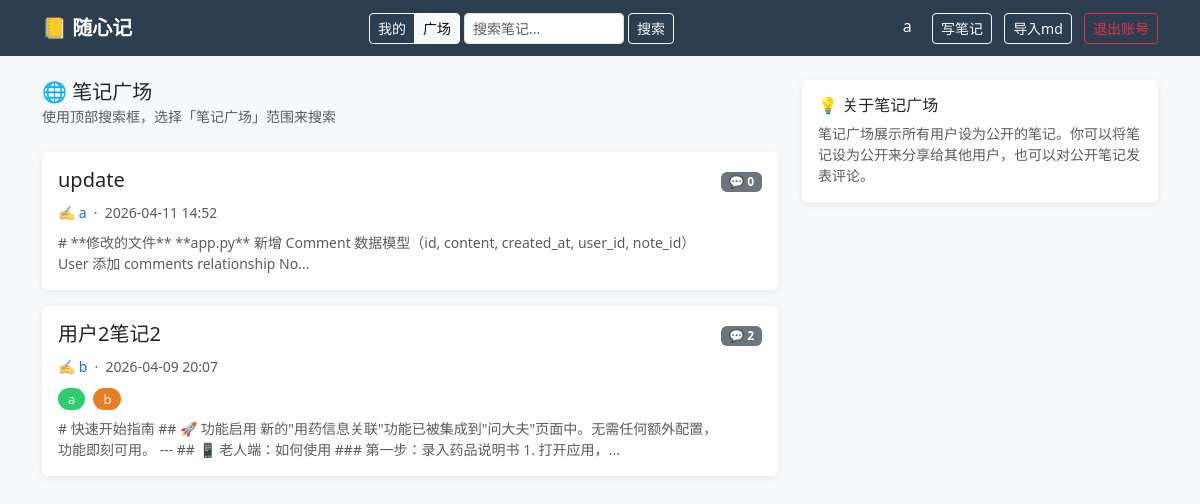
Before: /plaza (signed in) with the older database file.
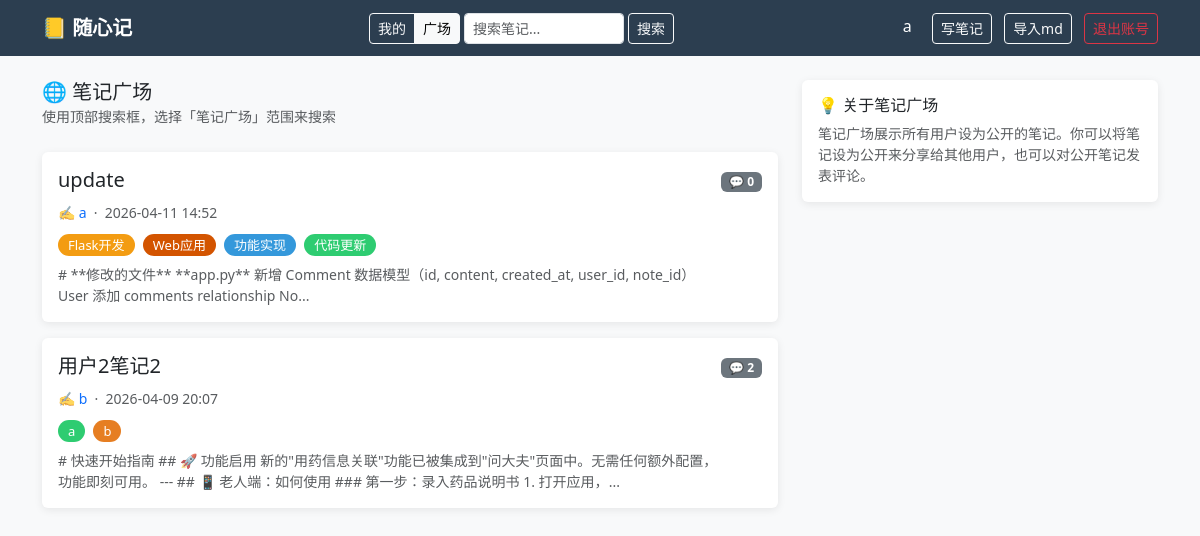
After: the same page with the newer database file.
### app.py (models this page shows)
class User(UserMixin, db.Model):
    id       = db.Column(db.Integer, primary_key=True)
    username = db.Column(db.String(80), unique=True, nullable=False)
    password = db.Column(db.String(200), nullable=False)
    notes    = db.relationship('Note', backref='author', lazy=True)
    comments = db.relationship('Comment', backref='author', lazy=True)

class Note(db.Model):
    id         = db.Column(db.Integer, primary_key=True)
    title      = db.Column(db.String(200), nullable=False)
    content    = db.Column(db.Text, nullable=False)
    created_at = db.Column(db.DateTime, default=datetime.utcnow)
    updated_at = db.Column(db.DateTime, default=datetime.utcnow)  # 手动在 edit 时刷新
    user_id    = db.Column(db.Integer, db.ForeignKey('user.id'), nullable=False)
    folder_id  = db.Column(db.Integer, db.ForeignKey('folder.id'), nullable=True)
    is_public  = db.Column(db.Boolean, default=False)
    is_deleted = db.Column(db.Boolean, default=False)
    deleted_at = db.Column(db.DateTime, nullable=True)
    tags       = db.relationship('Tag', secondary=note_tags, backref='notes')
    comments   = db.relationship('Comment', backref='note', lazy=True, order_by='Comment.created_at.desc()', cascade='all, delete-orphan')
    versions   = db.relationship('NoteVersion', backref='note', lazy=True, order_by='NoteVersion.created_at.desc()', cascade='all, delete-orphan')

class Tag(db.Model):
    id   = db.Column(db.Integer, primary_key=True)
    name = db.Column(db.String(50), unique=True, nullable=False)

### app.py (the view)
@app.route('/plaza')
@login_required
def plaza():
    q = request.args.get('q', '').strip()
    query = Note.query.filter_by(is_public=True)
    if q:
        query = query.filter(Note.title.contains(q) | Note.content.contains(q))
    notes = query.order_by(Note.created_at.desc()).all()
    return render_template('plaza.html', notes=notes, q=q)

### app.py (called while the page is built)
@app.template_filter('local_time')
def local_time(dt):
    if dt is None:
        return ''
    beijing = timezone(timedelta(hours=8))
    return dt.replace(tzinfo=timezone.utc).astimezone(beijing).strftime('%Y-%m-%d %H:%M')

@login_manager.user_loader
def load_user(user_id):
    return db.session.get(User, int(user_id))

### templates/plaza.html (shortened to what this page needs)
{% extends 'base.html' %}
{% block content %}
<div class="row">
    <div class="col-md-8">
        <div class="mb-4">
            <h5 class="mb-0">🌐 笔记广场</h5>
            <small class="text-muted">使用顶部搜索框，选择「笔记广场」范围来搜索</small>
        </div>
        {% for note in notes %}
        <div class="card mb-3 p-3">
            <div class="d-flex justify-content-between align-items-start">
                <div>
                    <h5><a href="/plaza/{{ note.id }}" class="text-decoration-none text-dark">{{ note.title }}</a></h5>
                    <small class="text-muted">
                        ✍️ <a href="#" class="text-decoration-none">{{ note.author.username }}</a>
                        &nbsp;·&nbsp; {{ note.created_at | local_time }}
                    </small>
                    <div class="mt-2">
                        {% for tag in note.tags %}
                        <span class="tag-badge tag-color-{{ tag.id % 8 }}">{{ tag.name }}</span>
                        {% endfor %}
                    </div>
                    <div class="mt-2 text-muted small">
                        {{ note.content[:120] }}{% if note.content|length > 120 %}...{% endif %}
                    </div>
                </div>
                <div class="text-end">
                    <span class="badge bg-secondary">💬 {{ note.comments|length }}</span>
                </div>
            </div>
        </div>
        {% else %}
        <div class="card p-4 text-center text-muted">
            <p>广场上还没有公开笔记，快去设一篇公开笔记吧！</p>
            <a href="/" class="btn btn-dark">回到我的笔记</a>
        </div>
        {% endfor %}
    </div>
    <div class="col-md-4">
        <div class="card p-3">
            <h6 class="mb-2">💡 关于笔记广场</h6>
            <p class="small text-muted mb-0">
                笔记广场展示所有用户设为公开的笔记。你可以将笔记设为公开来分享给其他用户，也可以对公开笔记发表评论。
            </p>
        </div>
    </div>
</div>
{% endblock %}

### templates/base.html (shortened to what this page needs)
<!DOCTYPE html>
<html>
<head>
    <link href="https://cdn.jsdelivr.net/npm/bootstrap@5.3.0/dist/css/bootstrap.min.css" rel="stylesheet">
    <link rel="stylesheet" href="https://cdn.jsdelivr.net/npm/easymde/dist/easymde.min.css">
</head>
<body>
    <nav class="navbar navbar-dark mb-4">
        <div class="container">
            <a class="navbar-brand fw-bold" href="/">📒 随心记</a>
            {% if current_user.is_authenticated %}
            <form class="d-flex align-items-center me-2" method="GET" action="/search" id="navSearchForm">
                <div class="btn-group btn-group-sm me-1" role="group">
                    <label class="btn btn-outline-light" for="nav-scope-mine">我的</label>
                    <label class="btn btn-outline-light" for="nav-scope-plaza">广场</label>
                </div>
                <input type="text" name="q" class="form-control form-control-sm me-1" placeholder="搜索笔记..."
                    style="width:160px">
                <button type="submit" class="btn btn-sm btn-outline-light">搜索</button>
            </form>
            <div>
                <a href="/profile" class="text-white text-decoration-none me-3">{{ current_user.username }}</a>
                <a href="/notes/new" class="btn btn-sm btn-outline-light me-2">写笔记</a>
                <form method="POST" action="/notes/import" enctype="multipart/form-data" class="d-inline">
                    <label class="btn btn-sm btn-outline-light me-2">
                        导入md
                    </label>
                </form>
                <a href="/logout" class="btn btn-sm btn-outline-danger" onclick="return confirm('确定要退出账号吗？')">退出账号</a>
            </div>
            {% endif %}
        </div>
    </nav>
    <div class="container">
        {% block content %}{% endblock %}
    </div>
</body>
</html>

### templates/base.html (style rules this page uses)
body { background-color: #f8f9fa; }
.navbar { background-color: #2c3e50 !important; }
.card { border: none; box-shadow: 0 2px 8px rgba(0, 0, 0, 0.08); }
.tag-badge { padding: 2px 10px; border-radius: 12px; font-size: 13px; text-decoration: none; margin-right: 4px; color: white; }
.tag-color-0 { background-color: #3498db; }
.tag-color-1 { background-color: #2ecc71; }
.tag-color-2 { background-color: #e67e22; }
.tag-color-6 { background-color: #f39c12; }
.tag-color-7 { background-color: #d35400; }

Changed rows visible on the page:
added Tag: name "Flask开发", shown under Note "update"
added Tag: name "Web应用", shown under Note "update"
added Tag: name "功能实现", shown under Note "update"
added Tag: name "代码更新", shown under Note "update"
